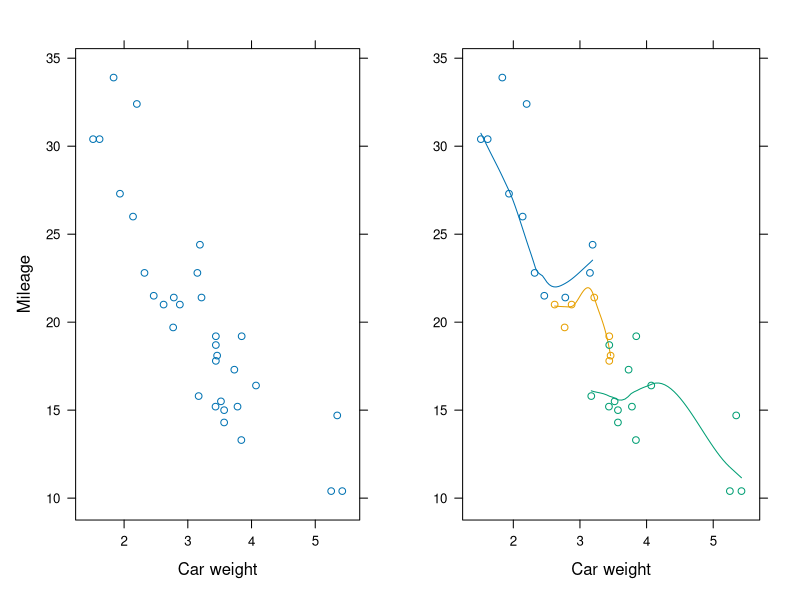
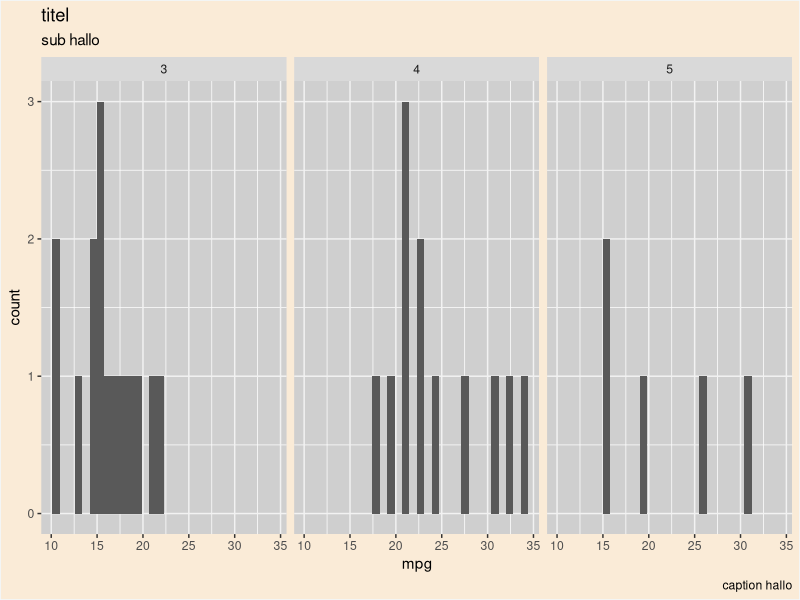

Write the R code that produced these figures, in order.
library(lattice)
data(mtcars)
# Create first plot and assign it to variable
p1 = xyplot(mpg ~ wt, data = mtcars,
            xlab = 'Car weight', ylab = 'Mileage')
# Create second plot and assign it to variable
p2 = xyplot(mpg ~ wt, group= factor(cyl), data = mtcars,
            xlab = 'Car weight', ylab = '',
            type=c('p', 'smooth'))
# print calls print.lattice, which takes a position
# argument.
print(p1, position = c(0, 0, 0.5, 1), more = TRUE)
print(p2, position = c(0.5, 0, 1, 1))


require(ggplot2)

# library(esquisse)
# esquisser(mtcars)

ggplot(mtcars) +
  aes(x = mpg) +
  geom_histogram(bins = 30L) +
  facet_wrap(vars(gear)) + theme(panel.grid.major = element_line(colour = "gray95"),
    panel.background = element_rect(fill = "gray81"),
    plot.background = element_rect(fill = "antiquewhite",
        colour = "aliceblue", linetype = "solid")) +labs(title = "titel", subtitle = "sub hallo",
    caption = "caption hallo")